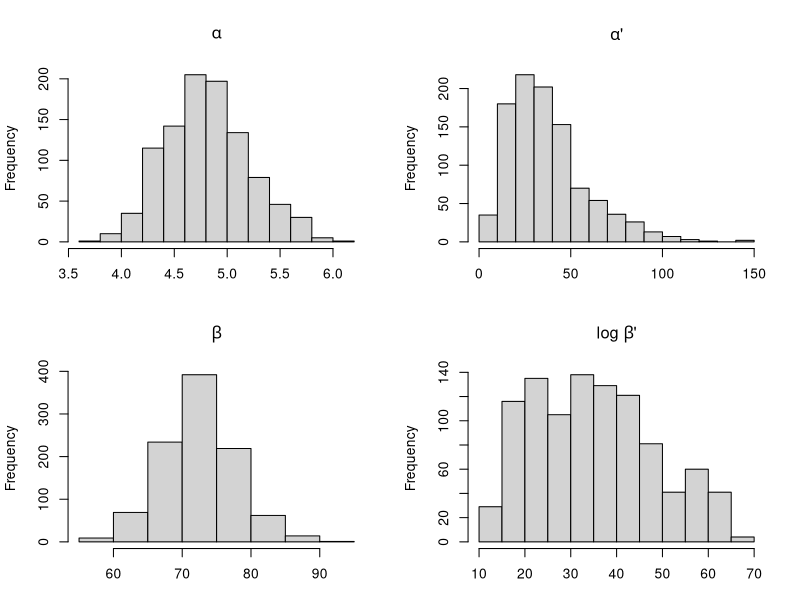

Write the R code that produced this figure.
hyperparams <- read.table("hyperparams-50.txt", header=F)

pdf("hyperparams-50.pdf")

par(mfrow=c(2,2))
par(mar=c(3,4,4,2) + 0.1)

hist(hyperparams[,1], main=expression(alpha), xlab="")
hist(hyperparams[,2], main=expression(paste(alpha, "'")), xlab="")
hist(hyperparams[,3], main=expression(beta), xlab="")
hist(log(hyperparams[,4]), main=expression(paste("log ", beta, "'")), xlab="")

dev.off()
